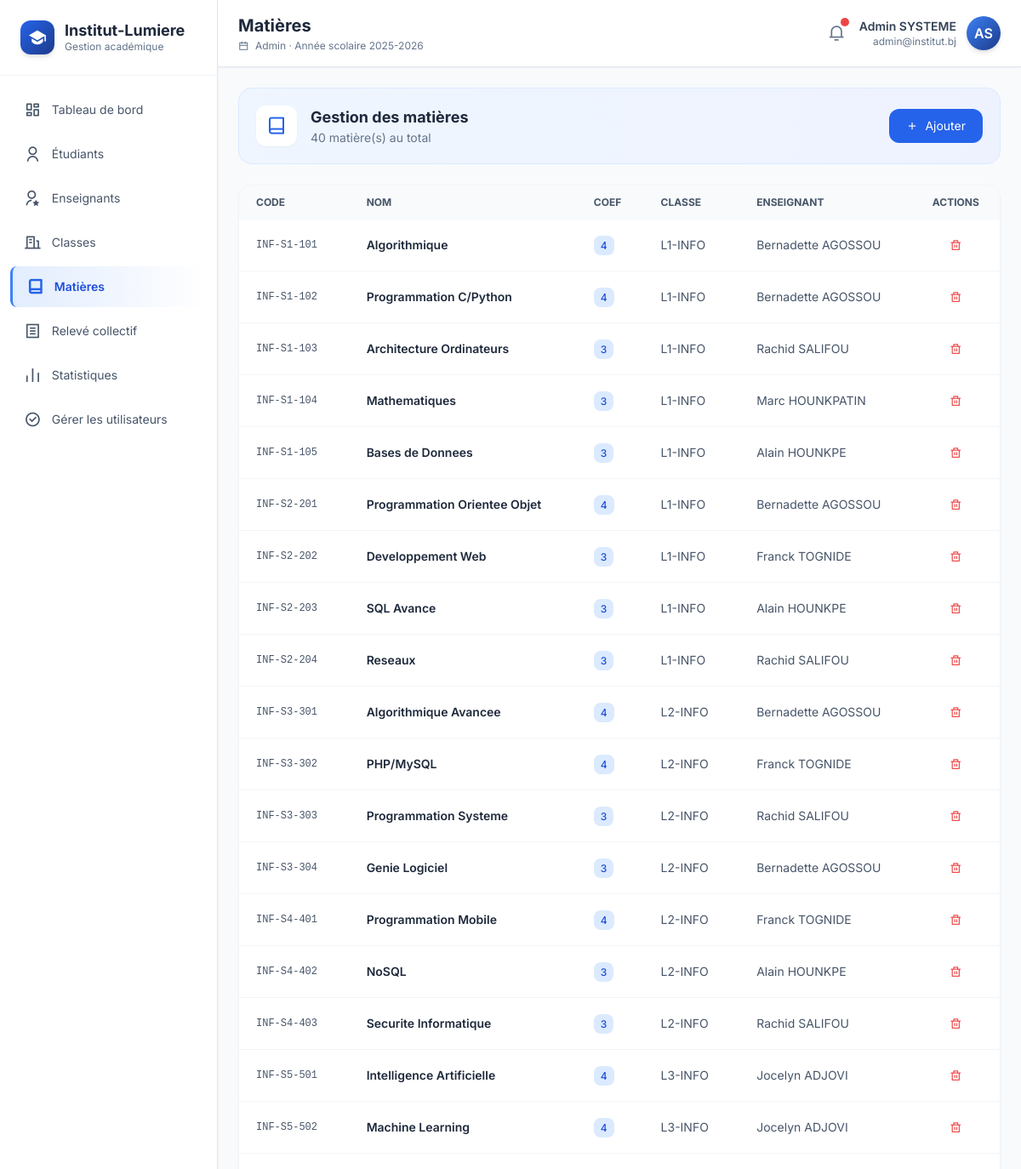
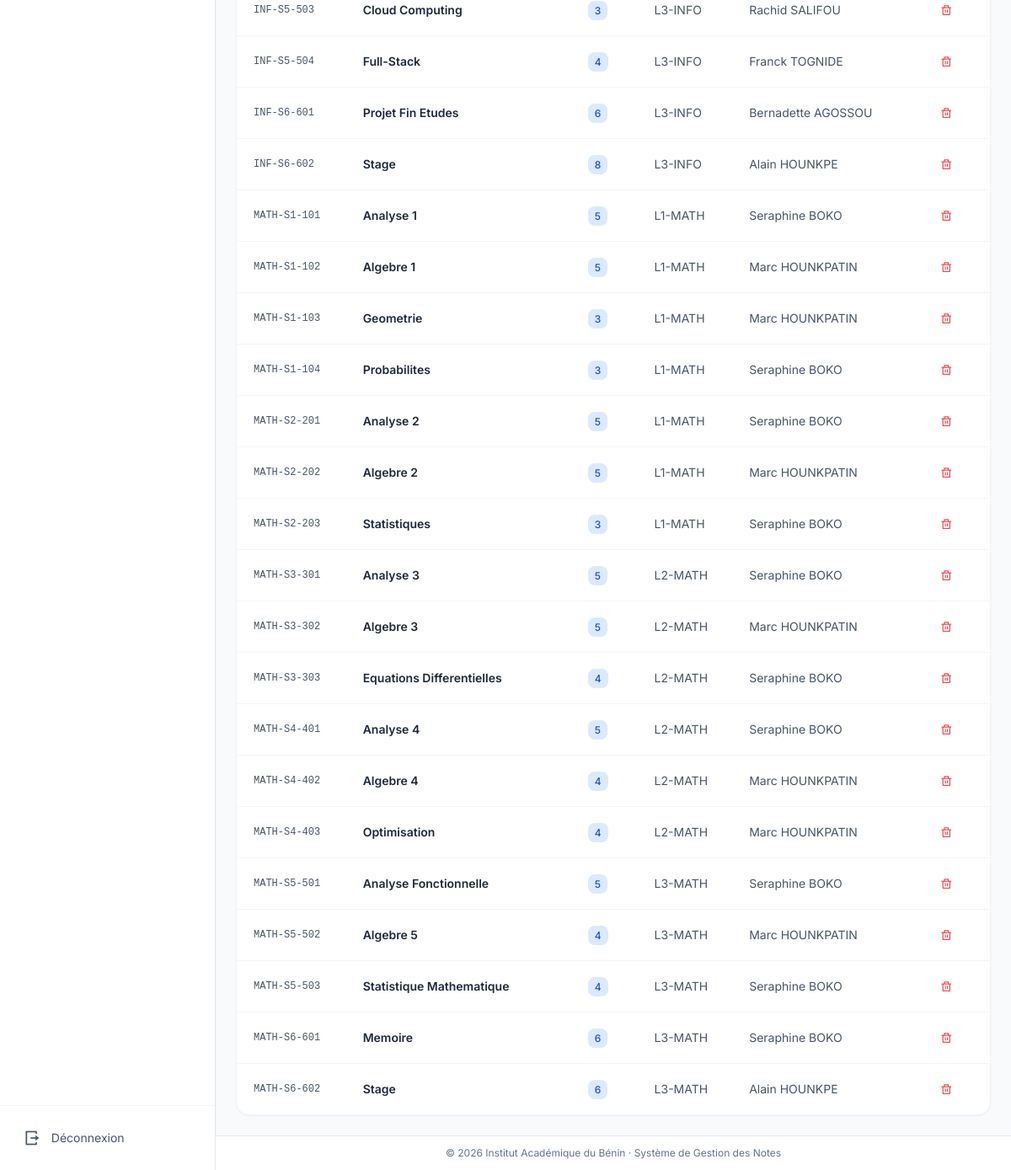
The app's page /pages/admin/matieres.php (signed in) with its own data (2 pictures, top to bottom).
### tables this page shows
CREATE TABLE matieres (
    id INT AUTO_INCREMENT PRIMARY KEY,
    code VARCHAR(20) UNIQUE NOT NULL,
    nom VARCHAR(100) NOT NULL,
    coefficient INT DEFAULT 1,
    credits INT DEFAULT 3,
    semestre ENUM('S1','S2','S3','S4','S5','S6') NOT NULL,
    heures_cours INT DEFAULT 0,
    heures_td INT DEFAULT 0,
    heures_tp INT DEFAULT 0,
    enseignant_id INT,
    classe_id INT,
    FOREIGN KEY (enseignant_id) REFERENCES enseignants(id) ON DELETE SET NULL,
    FOREIGN KEY (classe_id) REFERENCES classes(id) ON DELETE CASCADE
);

CREATE TABLE classes (
    id INT AUTO_INCREMENT PRIMARY KEY,
    nom VARCHAR(50) NOT NULL,
    niveau VARCHAR(50) NOT NULL,
    filiere VARCHAR(50) NOT NULL,
    annee_scolaire VARCHAR(20) NOT NULL,
    description TEXT
);

### includes/auth.php (called while the page is built, shortened)
<?php
function e(?string $s): string
{
    return htmlspecialchars((string)$s, ENT_QUOTES, 'UTF-8');
}

### pages/admin/matieres.php (the view, shortened to what this page needs)
<?php
require_once __DIR__ . '/../../includes/auth.php';
$list = $pdo->query("SELECT m.*, c.nom AS classe, CONCAT(en.prenom, ' ', en.nom) AS ens
    FROM matieres m
    LEFT JOIN classes c ON m.classe_id = c.id
    LEFT JOIN enseignants en ON m.enseignant_id = en.id")->fetchAll();
include __DIR__ . '/../../includes/header.php';
?>
<div class="mb-6">
  <div class="bg-gradient-to-r from-blue-50 to-indigo-50 rounded-2xl p-5 border border-blue-100">
    <div class="flex items-center justify-between flex-wrap gap-4">
      <div class="flex items-center gap-4">
        <div class="w-12 h-12 rounded-xl bg-white shadow-sm flex items-center justify-center">
          <i class="ri-book-line text-2xl text-blue-600"></i>
        </div>
        <div>
          <h2 class="text-lg font-bold text-slate-800">Gestion des matières</h2>
          <p class="text-sm text-slate-500"><?= count($list) ?> matière(s) au total</p>
        </div>
      </div>
      <button onclick="document.getElementById('modal').classList.remove('hidden')"
        class="px-5 py-2.5 bg-blue-600 hover:bg-blue-700 text-white rounded-xl text-sm flex items-center gap-2 transition">
        <i class="ri-add-line"></i> Ajouter
      </button>
    </div>
  </div>
</div>
<div class="bg-white rounded-2xl shadow-sm border border-slate-100 overflow-hidden">
  <div class="overflow-x-auto">
    <table class="w-full text-sm">
      <thead class="bg-slate-50 text-slate-600 text-xs uppercase">
        <tr>
          <th class="px-5 py-3 text-left">Code</th>
          <th class="px-5 py-3 text-left">Nom</th>
          <th class="px-5 py-3 text-left">Coef</th>
          <th class="px-5 py-3 text-left">Classe</th>
          <th class="px-5 py-3 text-left">Enseignant</th>
          <th class="px-5 py-3 text-center">Actions</th>
        </tr>
      </thead>
      <tbody class="divide-y divide-slate-100">
        <?php foreach ($list as $m): ?>
          <tr class="hover:bg-slate-50 transition">
            <td class="px-5 py-3 font-mono text-xs text-slate-600"><?= e($m['code']) ?></td>
            <td class="px-5 py-3 font-semibold text-slate-800"><?= e($m['nom']) ?></td>
            <td class="px-5 py-3">
              <span class="px-2 py-1 rounded-lg bg-blue-100 text-blue-700 text-xs font-medium"><?= $m['coefficient'] ?></span>
            </td>
            <td class="px-5 py-3 text-slate-600"><?= e($m['classe']) ?: '—' ?></td>
            <td class="px-5 py-3 text-slate-600"><?= e($m['ens']) ?: 'Non assigné' ?></td>
            <td class="px-5 py-3 text-center">
              <form method="POST" onsubmit="return confirm('Supprimer cette matière ?')" class="inline">
                <button class="text-red-500 hover:bg-red-50 p-2 rounded-lg transition">
                  <i class="ri-delete-bin-line"></i>
                </button>
              </form>
            </td>
          </tr>
        <?php endforeach; ?>
      </tbody>
    </table>
  </div>
</div>
<?php include __DIR__ . '/../../includes/footer.php'; ?>

### includes/header.php (style rules this page uses)
body { font-family: 'Inter', sans-serif; background-color: #f8fafc; }

### records on screen
matieres: code "INF-S1-101", nom "Algorithmique", coefficient "4", classe.nom "L1-INFO", ens "Bernadette AGOSSOU"
matieres: code "INF-S1-102", nom "Programmation C/Python", coefficient "4", classe.nom "L1-INFO", ens "Bernadette AGOSSOU"
matieres: code "INF-S1-103", nom "Architecture Ordinateurs", coefficient "3", classe.nom "L1-INFO", ens "Rachid SALIFOU"
matieres: code "INF-S1-104", nom "Mathematiques", coefficient "3", classe.nom "L1-INFO", ens "Marc HOUNKPATIN"
matieres: code "INF-S1-105", nom "Bases de Donnees", coefficient "3", classe.nom "L1-INFO", ens "Alain HOUNKPE"
matieres: code "INF-S2-201", nom "Programmation Orientee Objet", coefficient "4", classe.nom "L1-INFO", ens "Bernadette AGOSSOU"
matieres: code "INF-S2-202", nom "Developpement Web", coefficient "3", classe.nom "L1-INFO", ens "Franck TOGNIDE"
matieres: code "INF-S2-203", nom "SQL Avance", coefficient "3", classe.nom "L1-INFO", ens "Alain HOUNKPE"
matieres: code "INF-S2-204", nom "Reseaux", coefficient "3", classe.nom "L1-INFO", ens "Rachid SALIFOU"
matieres: code "INF-S3-301", nom "Algorithmique Avancee", coefficient "4", classe.nom "L2-INFO", ens "Bernadette AGOSSOU"
matieres: code "INF-S3-302", nom "PHP/MySQL", coefficient "4", classe.nom "L2-INFO", ens "Franck TOGNIDE"
matieres: code "INF-S3-303", nom "Programmation Systeme", coefficient "3", classe.nom "L2-INFO", ens "Rachid SALIFOU"
matieres: code "INF-S3-304", nom "Genie Logiciel", coefficient "3", classe.nom "L2-INFO", ens "Bernadette AGOSSOU"
matieres: code "INF-S4-401", nom "Programmation Mobile", coefficient "4", classe.nom "L2-INFO", ens "Franck TOGNIDE"
matieres: code "INF-S4-402", nom "NoSQL", coefficient "3", classe.nom "L2-INFO", ens "Alain HOUNKPE"
matieres: code "INF-S4-403", nom "Securite Informatique", coefficient "3", classe.nom "L2-INFO", ens "Rachid SALIFOU"
matieres: code "INF-S5-501", nom "Intelligence Artificielle", coefficient "4", classe.nom "L3-INFO", ens "Jocelyn ADJOVI"
matieres: code "INF-S5-502", nom "Machine Learning", coefficient "4", classe.nom "L3-INFO", ens "Jocelyn ADJOVI"
matieres: code "INF-S5-503", nom "Cloud Computing", coefficient "3", classe.nom "L3-INFO", ens "Rachid SALIFOU"
matieres: code "INF-S5-504", nom "Full-Stack", coefficient "4", classe.nom "L3-INFO", ens "Franck TOGNIDE"
matieres: code "INF-S6-601", nom "Projet Fin Etudes", coefficient "6", classe.nom "L3-INFO", ens "Bernadette AGOSSOU"
matieres: code "INF-S6-602", nom "Stage", coefficient "8", classe.nom "L3-INFO", ens "Alain HOUNKPE"
matieres: code "MATH-S1-101", nom "Analyse 1", coefficient "5", classe.nom "L1-MATH", ens "Seraphine BOKO"
matieres: code "MATH-S1-102", nom "Algebre 1", coefficient "5", classe.nom "L1-MATH", ens "Marc HOUNKPATIN"
matieres: code "MATH-S1-103", nom "Geometrie", coefficient "3", classe.nom "L1-MATH", ens "Marc HOUNKPATIN"
matieres: code "MATH-S1-104", nom "Probabilites", coefficient "3", classe.nom "L1-MATH", ens "Seraphine BOKO"
matieres: code "MATH-S2-201", nom "Analyse 2", coefficient "5", classe.nom "L1-MATH", ens "Seraphine BOKO"
matieres: code "MATH-S2-202", nom "Algebre 2", coefficient "5", classe.nom "L1-MATH", ens "Marc HOUNKPATIN"
matieres: code "MATH-S2-203", nom "Statistiques", coefficient "3", classe.nom "L1-MATH", ens "Seraphine BOKO"
matieres: code "MATH-S3-301", nom "Analyse 3", coefficient "5", classe.nom "L2-MATH", ens "Seraphine BOKO"
matieres: code "MATH-S3-302", nom "Algebre 3", coefficient "5", classe.nom "L2-MATH", ens "Marc HOUNKPATIN"
matieres: code "MATH-S3-303", nom "Equations Differentielles", coefficient "4", classe.nom "L2-MATH", ens "Seraphine BOKO"
matieres: code "MATH-S4-401", nom "Analyse 4", coefficient "5", classe.nom "L2-MATH", ens "Seraphine BOKO"
matieres: code "MATH-S4-402", nom "Algebre 4", coefficient "4", classe.nom "L2-MATH", ens "Marc HOUNKPATIN"
matieres: code "MATH-S4-403", nom "Optimisation", coefficient "4", classe.nom "L2-MATH", ens "Marc HOUNKPATIN"
matieres: code "MATH-S5-501", nom "Analyse Fonctionnelle", coefficient "5", classe.nom "L3-MATH", ens "Seraphine BOKO"
matieres: code "MATH-S5-502", nom "Algebre 5", coefficient "4", classe.nom "L3-MATH", ens "Marc HOUNKPATIN"
matieres: code "MATH-S5-503", nom "Statistique Mathematique", coefficient "4", classe.nom "L3-MATH", ens "Seraphine BOKO"
matieres: code "MATH-S6-601", nom "Memoire", coefficient "6", classe.nom "L3-MATH", ens "Seraphine BOKO"
matieres: code "MATH-S6-602", nom "Stage", coefficient "6", classe.nom "L3-MATH", ens "Alain HOUNKPE"

### other values on screen
$m[0] "Tableau de bord"
$m[0] "Étudiants"
$m[0] "Enseignants"
$m[0] "Classes"
$m[0] "Matières"
$m[0] "Relevé collectif"
$m[0] "Statistiques"
$m[0] "Gérer les utilisateurs"
$pageTitle "Matières"
$role "Admin"
$user['prenom'] . ' ' . $user['nom'] "Admin SYSTEME"
$user['email'] "admin@institut.bj"
substr($user['prenom'], 0, 1) . substr($user['nom'], 0, 1) "AS"
count($list) "40"
